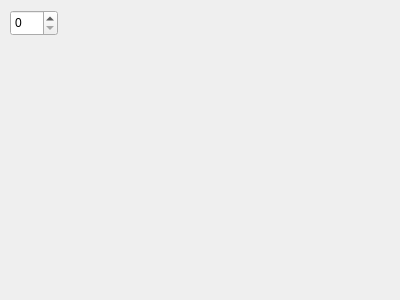
<?xml version="1.0" encoding="UTF-8"?>
<ui version="4.0">
 <class>ControlWidget</class>
 <widget class="QWidget" name="ControlWidget">
  <property name="geometry">
   <rect>
    <x>0</x>
    <y>0</y>
    <width>400</width>
    <height>300</height>
   </rect>
  </property>
  <property name="windowTitle">
   <string>Form</string>
  </property>
  <widget class="QSpinBox" name="meshIndexSpinBox">
   <property name="geometry">
    <rect>
     <x>10</x>
     <y>10</y>
     <width>48</width>
     <height>26</height>
    </rect>
   </property>
  </widget>
 </widget>
 <resources/>
 <connections/>
</ui>
